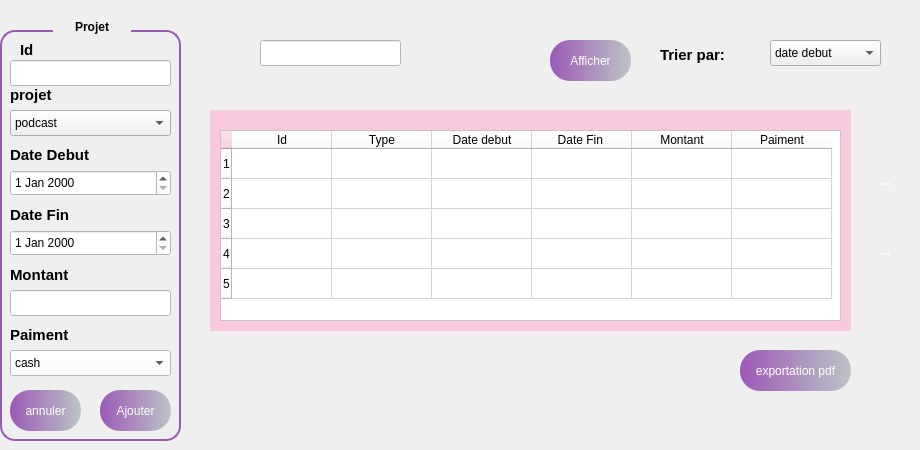
      <widget class="QWidget" name="tab_13">
       <attribute name="title">
        <string> Acceuil</string>
       </attribute>
       <widget class="QComboBox" name="comboBox_12">
        <property name="geometry">
         <rect>
          <x>770</x>
          <y>40</y>
          <width>111</width>
          <height>26</height>
         </rect>
        </property>
        <item>
         <property name="text">
          <string>date debut</string>
         </property>
        </item>
        <item>
         <property name="text">
          <string>date fin</string>
         </property>
        </item>
        <item>
         <property name="text">
          <string>montant</string>
         </property>
        </item>
       </widget>
       <widget class="QWidget" name="widget_6" native="true">
        <property name="geometry">
         <rect>
          <x>210</x>
          <y>110</y>
          <width>641</width>
          <height>221</height>
         </rect>
        </property>
        <property name="styleSheet">
         <string notr="true">background-color:rgb(248,200,220);</string>
        </property>
        <widget class="QTableWidget" name="tableWidget_7">
         <property name="geometry">
          <rect>
           <x>10</x>
           <y>20</y>
           <width>621</width>
           <height>191</height>
          </rect>
         </property>
         <property name="styleSheet">
          <string notr="true">background-color: rgb(255, 255, 255);
color: rgb(0, 0, 0);</string>
         </property>
         <row/>
         <row/>
         <row/>
         <row/>
         <row/>
         <column>
          <property name="text">
           <string>Id</string>
          </property>
         </column>
         <column>
          <property name="text">
           <string>Type</string>
          </property>
         </column>
         <column>
          <property name="text">
           <string>Date debut</string>
          </property>
         </column>
         <column>
          <property name="text">
           <string>Date Fin </string>
          </property>
         </column>
         <column>
          <property name="text">
           <string>Montant</string>
          </property>
         </column>
         <column>
          <property name="text">
           <string>Paiment</string>
          </property>
         </column>
        </widget>
        <widget class="QLabel" name="label_68">
         <property name="geometry">
          <rect>
           <x>280</x>
           <y>270</y>
           <width>21</width>
           <height>31</height>
          </rect>
         </property>
         <property name="styleSheet">
          <string notr="true">background-color: transparent</string>
         </property>
         <property name="text">
          <string/>
         </property>
         <property name="pixmap">
          <pixmap>../gestion_des_projet/delete_78dp_0000F5_FILL0_wght400_GRAD0_opsz48.png</pixmap>
         </property>
         <property name="scaledContents">
          <bool>true</bool>
         </property>
        </widget>
        <widget class="QLabel" name="label_69">
         <property name="geometry">
          <rect>
           <x>300</x>
           <y>270</y>
           <width>21</width>
           <height>31</height>
          </rect>
         </property>
         <property name="styleSheet">
          <string notr="true">background-color: transparent
</string>
         </property>
         <property name="text">
          <string/>
         </property>
         <property name="pixmap">
          <pixmap>../gestion_des_projet/pencil.png</pixmap>
         </property>
         <property name="scaledContents">
          <bool>true</bool>
         </property>
        </widget>
        <widget class="QLabel" name="label_70">
         <property name="geometry">
          <rect>
           <x>280</x>
           <y>340</y>
           <width>21</width>
           <height>31</height>
          </rect>
         </property>
         <property name="styleSheet">
          <string notr="true">background-color: transparent</string>
         </property>
         <property name="text">
          <string/>
         </property>
         <property name="pixmap">
          <pixmap>../gestion_des_projet/delete_78dp_0000F5_FILL0_wght400_GRAD0_opsz48.png</pixmap>
         </property>
         <property name="scaledContents">
          <bool>true</bool>
         </property>
        </widget>
        <widget class="QLabel" name="label_71">
         <property name="geometry">
          <rect>
           <x>300</x>
           <y>340</y>
           <width>21</width>
           <height>31</height>
          </rect>
         </property>
         <property name="styleSheet">
          <string notr="true">background-color: transparent
</string>
         </property>
         <property name="text">
          <string/>
         </property>
         <property name="pixmap">
          <pixmap>../gestion_des_projet/pencil.png</pixmap>
         </property>
         <property name="scaledContents">
          <bool>true</bool>
         </property>
        </widget>
        <widget class="QLabel" name="label_72">
         <property name="geometry">
          <rect>
           <x>300</x>
           <y>310</y>
           <width>21</width>
           <height>31</height>
          </rect>
         </property>
         <property name="styleSheet">
          <string notr="true">background-color: transparent
</string>
         </property>
         <property name="text">
          <string/>
         </property>
         <property name="pixmap">
          <pixmap>../gestion_des_projet/pencil.png</pixmap>
         </property>
         <property name="scaledContents">
          <bool>true</bool>
         </property>
        </widget>
        <widget class="QLabel" name="label_73">
         <property name="geometry">
          <rect>
           <x>280</x>
           <y>310</y>
           <width>21</width>
           <height>31</height>
          </rect>
         </property>
         <property name="styleSheet">
          <string notr="true">background-color: transparent</string>
         </property>
         <property name="text">
          <string/>
         </property>
         <property name="pixmap">
          <pixmap>../gestion_des_projet/delete_78dp_0000F5_FILL0_wght400_GRAD0_opsz48.png</pixmap>
         </property>
         <property name="scaledContents">
          <bool>true</bool>
         </property>
        </widget>
        <widget class="QLabel" name="label_74">
         <property name="geometry">
          <rect>
           <x>280</x>
           <y>380</y>
           <width>21</width>
           <height>31</height>
          </rect>
         </property>
         <property name="styleSheet">
          <string notr="true">background-color: transparent</string>
         </property>
         <property name="text">
          <string/>
         </property>
         <property name="pixmap">
          <pixmap>../gestion_des_projet/delete_78dp_0000F5_FILL0_wght400_GRAD0_opsz48.png</pixmap>
         </property>
         <property name="scaledContents">
          <bool>true</bool>
         </property>
        </widget>
        <widget class="QLabel" name="label_75">
         <property name="geometry">
          <rect>
           <x>300</x>
           <y>380</y>
           <width>21</width>
           <height>31</height>
          </rect>
         </property>
         <property name="styleSheet">
          <string notr="true">background-color: transparent
</string>
         </property>
         <property name="text">
          <string/>
         </property>
         <property name="pixmap">
          <pixmap>../gestion_des_projet/pencil.png</pixmap>
         </property>
         <property name="scaledContents">
          <bool>true</bool>
         </property>
        </widget>
       </widget>
       <widget class="QLineEdit" name="lineEdit_30">
        <property name="geometry">
         <rect>
          <x>260</x>
          <y>40</y>
          <width>141</width>
          <height>26</height>
         </rect>
        </property>
        <property name="styleSheet">
         <string notr="true">background-color: rgb(255, 255, 255);</string>
        </property>
       </widget>
       <widget class="QGroupBox" name="groupBox_16">
        <property name="geometry">
         <rect>
          <x>0</x>
          <y>10</y>
          <width>181</width>
          <height>431</height>
         </rect>
        </property>
        <property name="styleSheet">
         <string notr="true">QGroupBox {
    border: 2px solid #9B59B6;
    border-radius: 15px;
    margin-top: 20px;
    background: qlineargradient(spread:pad,
                                x1:0, y1:0,
                                x2:1, y2:0,
                                stop:0 #9B59B6,
                                stop:1 #BDC3C7);
    color: white;
    font-weight: bold;
    padding: 15px;
}

QGroupBox::title {
    subcontrol-origin: margin;
    subcontrol-position: top centre; 
    padding: 10px 20px; 
    border-radius: 15px; 
    background: qlineargradient(spread:pad,
                                x1:0, y1:0,
                                x2:1, y2:0,
                                stop:0 #9B59B6,
                                stop:1 #BDC3C7);
    color: black; 
    font-size: 20px; 
    font-weight: bold;

}</string>
        </property>
        <property name="title">
         <string>Projet</string>
        </property>
        <widget class="QLabel" name="label_76">
         <property name="geometry">
          <rect>
           <x>20</x>
           <y>30</y>
           <width>63</width>
           <height>20</height>
          </rect>
         </property>
         <property name="styleSheet">
          <string notr="true">background:transparent;</string>
         </property>
         <property name="text">
          <string>&lt;html&gt;&lt;head/&gt;&lt;body&gt;&lt;p&gt;&lt;span style=&quot; font-size:11pt; font-weight:700; color:#000000;&quot;&gt;Id&lt;/span&gt;&lt;/p&gt;&lt;/body&gt;&lt;/html&gt;</string>
         </property>
        </widget>
        <widget class="QLabel" name="label_77">
         <property name="geometry">
          <rect>
           <x>10</x>
           <y>70</y>
           <width>81</width>
           <height>31</height>
          </rect>
         </property>
         <property name="styleSheet">
          <string notr="true">background:transparent;
</string>
         </property>
         <property name="text">
          <string>&lt;html&gt;&lt;head/&gt;&lt;body&gt;&lt;p&gt;&lt;span style=&quot; font-size:11pt; font-weight:700; color:#000000;&quot;&gt;  projet&lt;/span&gt;&lt;/p&gt;&lt;/body&gt;&lt;/html&gt;</string>
         </property>
        </widget>
        <widget class="QLabel" name="label_78">
         <property name="geometry">
          <rect>
           <x>10</x>
           <y>130</y>
           <width>101</width>
           <height>31</height>
          </rect>
         </property>
         <property name="styleSheet">
          <string notr="true">background:transparent;</string>
         </property>
         <property name="text">
          <string>&lt;html&gt;&lt;head/&gt;&lt;body&gt;&lt;p&gt;&lt;span style=&quot; font-size:11pt; font-weight:700; color:#000000;&quot;&gt;Date Debut&lt;/span&gt;&lt;/p&gt;&lt;/body&gt;&lt;/html&gt;</string>
         </property>
        </widget>
        <widget class="QLabel" name="label_79">
         <property name="geometry">
          <rect>
           <x>10</x>
           <y>310</y>
           <width>81</width>
           <height>31</height>
          </rect>
         </property>
         <property name="styleSheet">
          <string notr="true">background:transparent;</string>
         </property>
         <property name="text">
          <string>&lt;html&gt;&lt;head/&gt;&lt;body&gt;&lt;p&gt;&lt;span style=&quot; font-size:11pt; font-weight:700; color:#000000;&quot;&gt;Paiment&lt;/span&gt;&lt;/p&gt;&lt;/body&gt;&lt;/html&gt;</string>
         </property>
        </widget>
        <widget class="QLabel" name="label_80">
         <property name="geometry">
          <rect>
           <x>10</x>
           <y>190</y>
           <width>91</width>
           <height>31</height>
          </rect>
         </property>
         <property name="styleSheet">
          <string notr="true">background:transparent;</string>
         </property>
         <property name="text">
          <string>&lt;html&gt;&lt;head/&gt;&lt;body&gt;&lt;p&gt;&lt;span style=&quot; font-size:11pt; font-weight:700; color:#000000;&quot;&gt;Date Fin&lt;/span&gt;&lt;/p&gt;&lt;/body&gt;&lt;/html&gt;</string>
         </property>
        </widget>
        <widget class="QComboBox" name="comboBox_13">
         <property name="geometry">
          <rect>
           <x>10</x>
           <y>100</y>
           <width>161</width>
           <height>26</height>
          </rect>
         </property>
         <item>
          <property name="text">
           <string>podcast</string>
          </property>
         </item>
         <item>
          <property name="text">
           <string>live</string>
          </property>
         </item>
        </widget>
        <widget class="QComboBox" name="comboBox_14">
         <property name="geometry">
          <rect>
           <x>10</x>
           <y>340</y>
           <width>161</width>
           <height>26</height>
          </rect>
         </property>
         <property name="styleSheet">
          <string notr="true">background-color: rgb(255, 255, 255);</string>
         </property>
         <item>
          <property name="text">
           <string>cash</string>
          </property>
         </item>
         <item>
          <property name="text">
           <string>virement </string>
          </property>
         </item>
        </widget>
        <widget class="QLabel" name="label_81">
         <property name="geometry">
          <rect>
           <x>10</x>
           <y>250</y>
           <width>91</width>
           <height>31</height>
          </rect>
         </property>
         <property name="styleSheet">
          <string notr="true">background:transparent;
</string>
         </property>
         <property name="text">
          <string>&lt;html&gt;&lt;head/&gt;&lt;body&gt;&lt;p&gt;&lt;span style=&quot; font-size:11pt; font-weight:700; color:#000000;&quot;&gt;Montant&lt;/span&gt;&lt;/p&gt;&lt;/body&gt;&lt;/html&gt;</string>
         </property>
        </widget>
        <widget class="QToolButton" name="toolButton_52">
         <property name="geometry">
          <rect>
           <x>100</x>
           <y>380</y>
           <width>71</width>
           <height>41</height>
          </rect>
         </property>
         <property name="styleSheet">
          <string notr="true">QToolButton { border: none; border-radius: 20px; color: white; padding: 1px; background: qlineargradient(spread:pad, x1:0, y1:0, x2:1, y2:0, stop:0 #9B59B6, stop:1 #BDC3C7); } QToolButton:hover { background: qlineargradient(spread:pad, x1:0, y1:0, x2:1, y2:0, stop:0 #BDC3C7, stop:1 #F8C8DC);}</string>
         </property>
         <property name="text">
          <string>Ajouter</string>
         </property>
        </widget>
        <widget class="QLineEdit" name="lineEdit_31">
         <property name="geometry">
          <rect>
           <x>10</x>
           <y>50</y>
           <width>161</width>
           <height>26</height>
          </rect>
         </property>
         <property name="styleSheet">
          <string notr="true">background-color: rgb(255, 255, 255);</string>
         </property>
        </widget>
        <widget class="QDateEdit" name="dateEdit_7">
         <property name="geometry">
          <rect>
           <x>10</x>
           <y>160</y>
           <width>161</width>
           <height>26</height>
          </rect>
         </property>
         <property name="styleSheet">
          <string notr="true">background-color: rgb(255, 255, 255);</string>
         </property>
        </widget>
        <widget class="QDateEdit" name="dateEdit_8">
         <property name="geometry">
          <rect>
           <x>10</x>
           <y>220</y>
           <width>161</width>
           <height>26</height>
          </rect>
         </property>
         <property name="styleSheet">
          <string notr="true">background-color: rgb(255, 255, 255);</string>
         </property>
        </widget>
        <widget class="QLineEdit" name="lineEdit_32">
         <property name="geometry">
          <rect>
           <x>10</x>
           <y>280</y>
           <width>161</width>
           <height>26</height>
          </rect>
         </property>
         <property name="styleSheet">
          <string notr="true">background-color: rgb(255, 255, 255);</string>
         </property>
        </widget>
        <widget class="QToolButton" name="toolButton_53">
         <property name="geometry">
          <rect>
           <x>10</x>
           <y>380</y>
           <width>71</width>
           <height>41</height>
          </rect>
         </property>
         <property name="styleSheet">
          <string notr="true">QToolButton { border: none; border-radius: 20px; color: white; padding: 1px; background: qlineargradient(spread:pad, x1:0, y1:0, x2:1, y2:0, stop:0 #9B59B6, stop:1 #BDC3C7); } QToolButton:hover { background: qlineargradient(spread:pad, x1:0, y1:0, x2:1, y2:0, stop:0 #BDC3C7, stop:1 #F8C8DC);}</string>
         </property>
         <property name="text">
          <string>annuler</string>
         </property>
        </widget>
       </widget>
       <widget class="QLabel" name="label_82">
        <property name="geometry">
         <rect>
          <x>660</x>
          <y>40</y>
          <width>91</width>
          <height>31</height>
         </rect>
        </property>
        <property name="text">
         <string>&lt;html&gt;&lt;head/&gt;&lt;body&gt;&lt;p&gt;&lt;span style=&quot; font-size:11pt; font-weight:700; color:#000000;&quot;&gt;Trier par:&lt;/span&gt;&lt;/p&gt;&lt;/body&gt;&lt;/html&gt;</string>
        </property>
       </widget>
       <widget class="QToolButton" name="toolButton_54">
        <property name="geometry">
         <rect>
          <x>420</x>
          <y>30</y>
          <width>51</width>
          <height>51</height>
         </rect>
        </property>
        <property name="styleSheet">
         <string notr="true">QToolButton {
	font: 10pt &quot;Segoe UI&quot;;
    border: none;
    border-radius: 20px;
    color: white;
    padding: 5px;
    background: qlineargradient(spread:pad,
                                x1:0, y1:0,
                                x2:1, y2:0,
                                stop:0 #F8C8DC,
                                stop:1 #BDC3C7);
    font-weight: bold;
}

QToolButton:hover {
    background: qlineargradient(spread:pad,
                                x1:0, y1:0,
                                x2:1, y2:0,
                                stop:0 #BDC3C7,
                                stop:1 #F8C8DC);
    color: black;
}
</string>
        </property>
        <property name="text">
         <string/>
        </property>
        <property name="icon">
         <iconset theme="QIcon::ThemeIcon::EditFind"/>
        </property>
        <property name="iconSize">
         <size>
          <width>30</width>
          <height>30</height>
         </size>
        </property>
       </widget>
       <widget class="QToolButton" name="toolButton_55">
        <property name="geometry">
         <rect>
          <x>740</x>
          <y>350</y>
          <width>111</width>
          <height>41</height>
         </rect>
        </property>
        <property name="styleSheet">
         <string notr="true">QToolButton { border: none; border-radius: 20px; color: white; padding: 1px; background: qlineargradient(spread:pad, x1:0, y1:0, x2:1, y2:0, stop:0 #9B59B6, stop:1 #BDC3C7); } QToolButton:hover { background: qlineargradient(spread:pad, x1:0, y1:0, x2:1, y2:0, stop:0 #BDC3C7, stop:1 #F8C8DC);}</string>
        </property>
        <property name="text">
         <string>exportation pdf</string>
        </property>
       </widget>
       <widget class="QToolButton" name="toolButton_56">
        <property name="geometry">
         <rect>
          <x>550</x>
          <y>40</y>
          <width>81</width>
          <height>41</height>
         </rect>
        </property>
        <property name="styleSheet">
         <string notr="true">QToolButton { border: none; border-radius: 20px; color: white; padding: 1px; background: qlineargradient(spread:pad, x1:0, y1:0, x2:1, y2:0, stop:0 #9B59B6, stop:1 #BDC3C7); } QToolButton:hover { background: qlineargradient(spread:pad, x1:0, y1:0, x2:1, y2:0, stop:0 #BDC3C7, stop:1 #F8C8DC);}</string>
        </property>
        <property name="text">
         <string>Afficher</string>
        </property>
       </widget>
       <widget class="QToolButton" name="toolButton_57">
        <property name="geometry">
         <rect>
          <x>860</x>
          <y>230</y>
          <width>51</width>
          <height>41</height>
         </rect>
        </property>
        <property name="styleSheet">
         <string notr="true">QToolButton {
	font: 10pt &quot;Segoe UI&quot;;
    border: none;
    border-radius: 20px;
    color: white;
    padding: 5px;
    background: qlineargradient(spread:pad,
                                x1:0, y1:0,
                                x2:1, y2:0,
                                stop:0 #F8C8DC,
                                stop:1 #BDC3C7);
    font-weight: bold;
}

QToolButton:hover {
    background: qlineargradient(spread:pad,
                                x1:0, y1:0,
                                x2:1, y2:0,
                                stop:0 #BDC3C7,
                                stop:1 #F8C8DC);
    color: black;
}
</string>
        </property>
        <property name="text">
         <string>...</string>
        </property>
        <property name="icon">
         <iconset theme="QIcon::ThemeIcon::EditDelete"/>
        </property>
        <property name="iconSize">
         <size>
          <width>30</width>
          <height>30</height>
         </size>
        </property>
       </widget>
       <widget class="QToolButton" name="toolButton_58">
        <property name="geometry">
         <rect>
          <x>860</x>
          <y>160</y>
          <width>51</width>
          <height>41</height>
         </rect>
        </property>
        <property name="styleSheet">
         <string notr="true">QToolButton {
	font: 10pt &quot;Segoe UI&quot;;
    border: none;
    border-radius: 20px;
    color: white;
    padding: 5px;
    background: qlineargradient(spread:pad,
                                x1:0, y1:0,
                                x2:1, y2:0,
                                stop:0 #F8C8DC,
                                stop:1 #BDC3C7);
    font-weight: bold;
}

QToolButton:hover {
    background: qlineargradient(spread:pad,
                                x1:0, y1:0,
                                x2:1, y2:0,
                                stop:0 #BDC3C7,
                                stop:1 #F8C8DC);
    color: black;
}
</string>
        </property>
        <property name="text">
         <string>...</string>
        </property>
        <property name="icon">
         <iconset theme="QIcon::ThemeIcon::MailMessageNew"/>
        </property>
        <property name="iconSize">
         <size>
          <width>30</width>
          <height>30</height>
         </size>
        </property>
       </widget>
      </widget>
